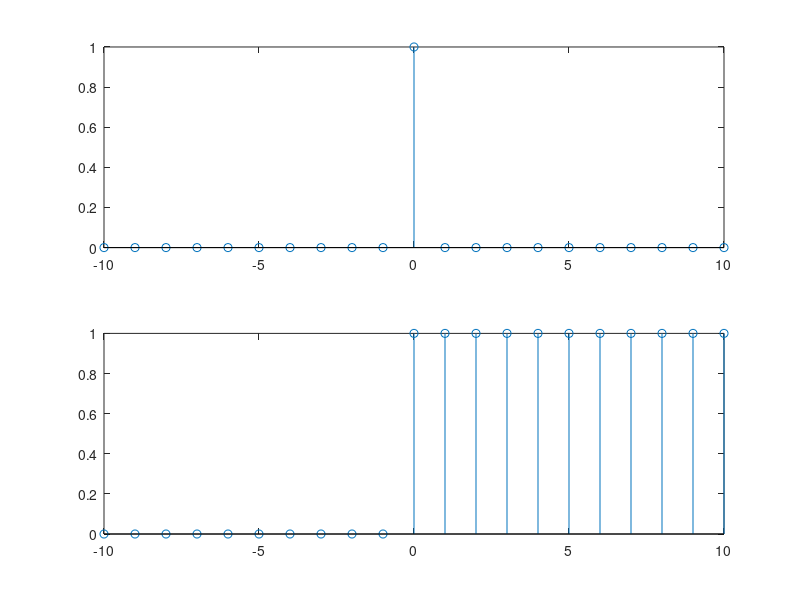

This chart was generated by the following MATLAB code:
clear all;

delta = [zeros(1,10) 1 zeros(1,10)];
n = [-10:10];

subplot(2,1,1)
stem(n,delta)

subplot(2,1,2)
s = zeros(size(delta));

for m = 2:length(s)
  s(m) = s(m-1) + delta(m)
endfor
stem(n,s)

print -dpng "ciparu_signali.png"
